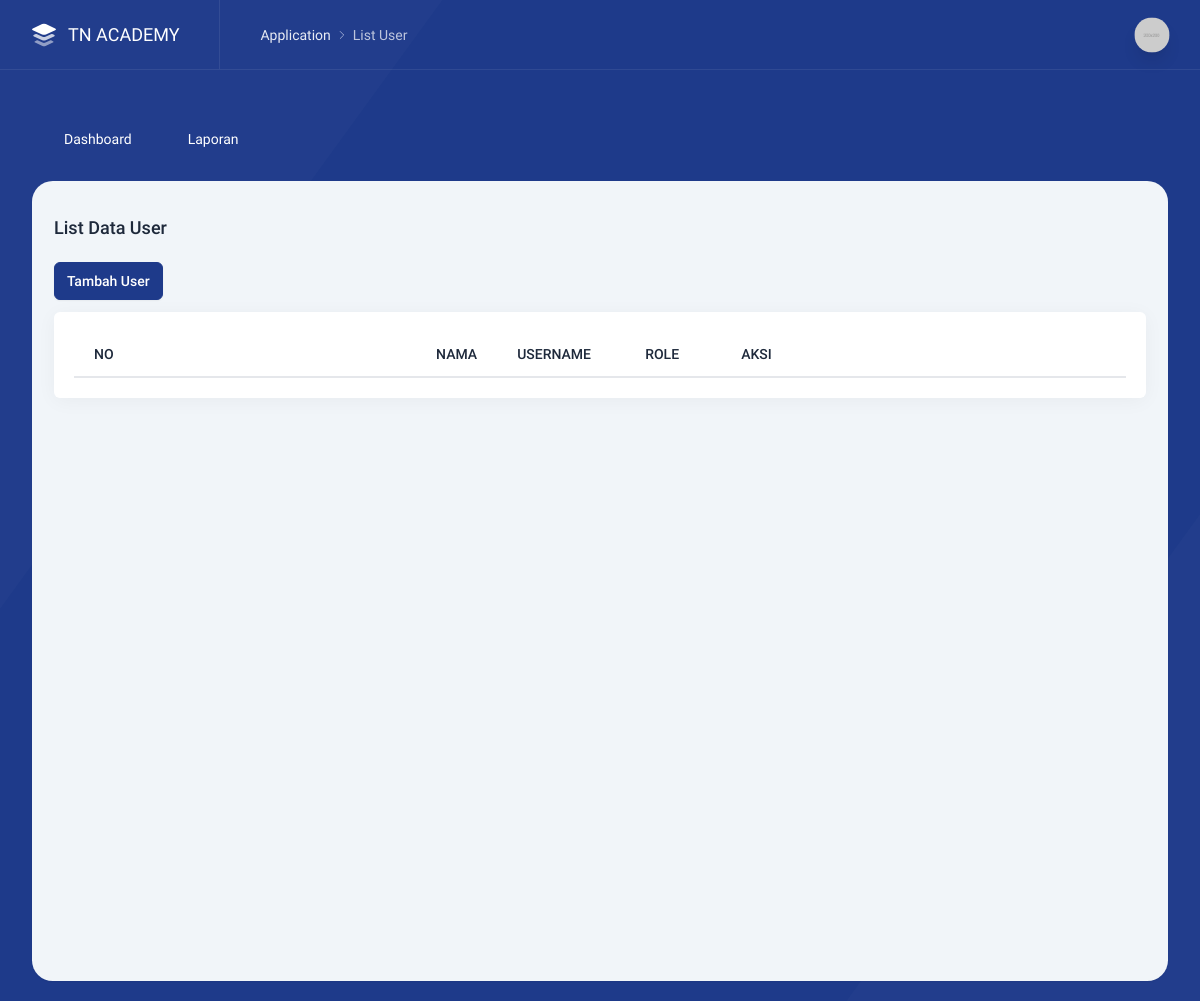
Before: /index.php/user with the older database file.
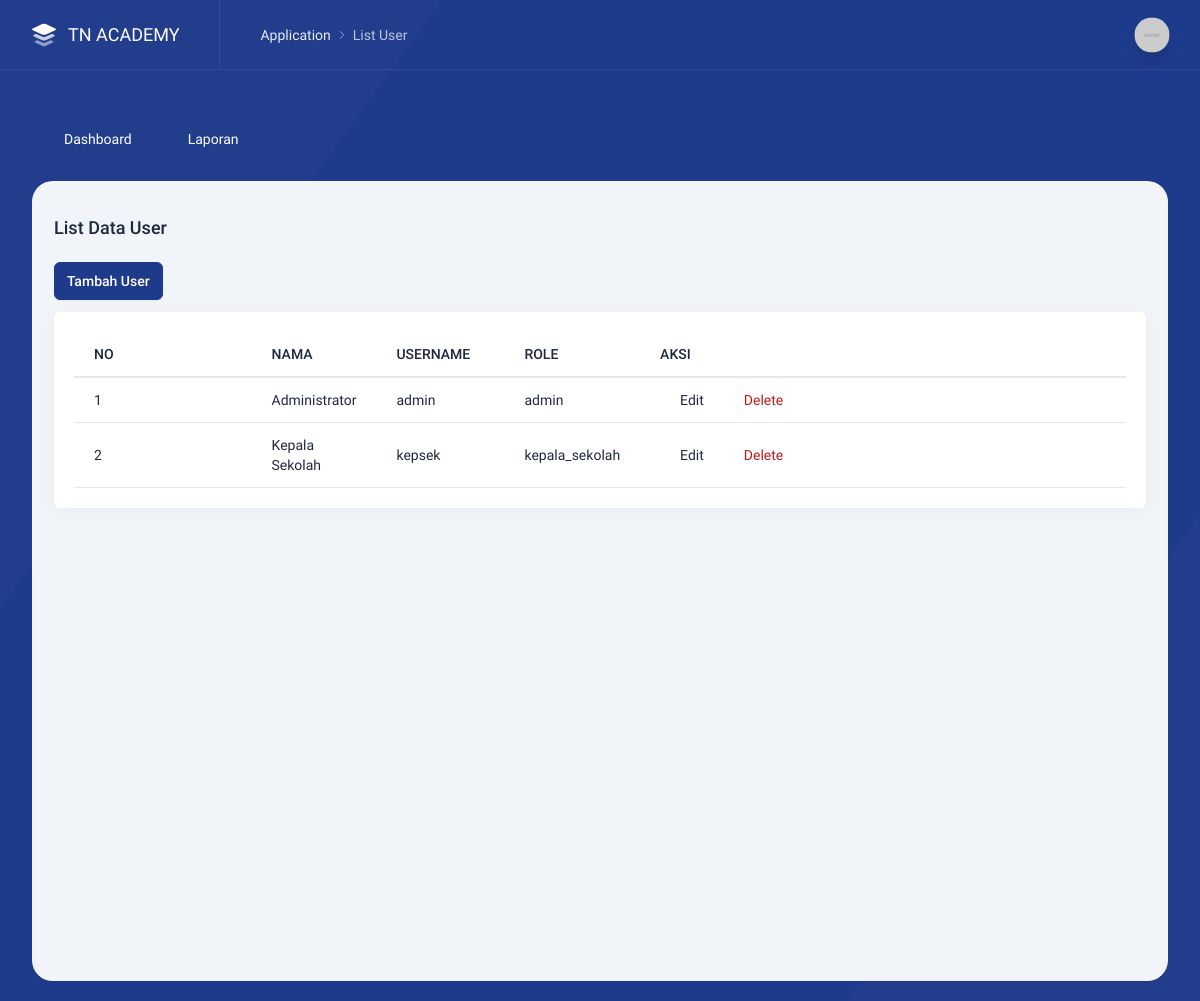
After: the same page with the newer database file.
### tables this page shows
CREATE TABLE `users` (
  `id_user` int NOT NULL,
  `username` varchar(50) NOT NULL,
  `password` varchar(255) NOT NULL,
  `role` enum('admin','kepala_sekolah') NOT NULL,
  `nama` varchar(150) DEFAULT NULL
);

### application/libraries/template.php (called while the page is built, shortened)
<?php
class Template{
    var $template_data = array();
    function set($name, $value){
        $this->template_data[$name] = $value;
    }
    function load($template = '', $view = '' , $view_data = array(), $return = FALSE){
        $this->CI =& get_instance();
        $this->set('contents', $this->CI->load->view($view, $view_data, TRUE));
        return $this->CI->load->view($template, $this->template_data, $return);
    }
}

### application/controllers/User.php (called while the page is built, shortened)
<?php
class User extends MY_Controller {
	public function index()
	{
		$data = array(
        'users'      => $this->User_model->get_all(),
        'title'      => 'List User',
		);
		$this->template->load('template','user',$data);
	}
}

### index.php (called while the page is built, shortened)
<?php
require_once BASEPATH.'core/CodeIgniter.php';

### application/models/User_model.php (called while the page is built, shortened)
<?php
class User_model extends CI_Model {
	public function get_all() {
		$query = $this->db->get('users');
		return $query->result_array();
	}
}

### application/views/user.php (the view, shortened to what this page needs)
<h2 class="intro-y text-lg font-medium">List Data User</h2>
<div class="text-left mt-5">
    <a href="javascript:;" data-tw-toggle="modal" data-tw-target="#addUser" class="btn btn-primary">
        Tambah User
    </a>
</div>
<div class="intro-y box mt-3">
    <div class="p-5">
        <div class="preview">
            <div class="overflow-x-auto">
                <table id="example1" class="table table-auto display datatable w-full">
                    <thead class="bg-gray-100">
                        <tr>
                            <th class="border-b-2">NO</th>
                            <th class="border-b-2 w-20">NAMA</th>
                            <th class="border-b-2 w-32">USERNAME</th>
                            <th class="border-b-2 w-24">ROLE</th>
                            <th class="border-b-2 w-30">AKSI</th>
                        </tr>
                    </thead>
                   <tbody>
                        <?php $no=1+ ($offset ?? 0); foreach ($users as $ok) { ?>
                        <tr>
                            <td class=""><?= $no ?></td>
                            <td class=""><?= $ok['nama'] ?></td>
                            <td class=""><?= $ok['username'] ?></td>
                            <td class=""><?= $ok['role'] ?></td>
                            <td class="">
                                <div class="flex space-x-10">
                                    <a class="flex text-blue-500 mr-5" href="javascript:;"
                                      data-tw-toggle="modal" data-tw-target="#edit<?= $ok['id_user'] ?>">
                                        <i data-lucide="edit" class="w-4 h-4 mr-1"></i> Edit
                                    </a>
                                    <a class="flex text-danger delete-btn" href="javascript:;"
                                      onclick="confirmDelete('<?= site_url('user/delete/'.$ok['id_user']) ?>')">
                                        <i data-lucide="trash-2" class="w-4 h-4 mr-1"></i> Delete
                                    </a>
                                </div>
                            </td>
                        </tr>
                        <?php $no++; } ?>
                    </tbody>
                </table>
            </div>
        </div>
    </div>
</div>

Changed rows visible on the page:
added users: nama "Administrator", username "admin", role "admin"
added users: nama "Kepala Sekolah", username "kepsek", role "kepala_sekolah"
